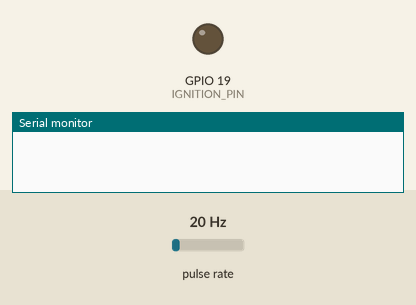
A sketch run on a simulated ESP32. Parts: output pins drawn as LEDs (lit = HIGH), the last lines printed to the serial monitor. Wiring (inferred from the names in the program): pulse sensor: data GPIO 17. The test bench sets the inputs (shaded band); at power-on: pulse rate 20 Hz. EEPROM starts erased.

Above: at 0.0 s.
At 1.7 s:
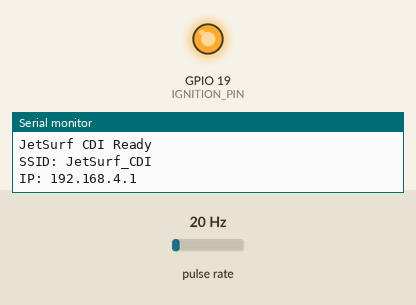
1.8 s: pulse rate (sensor on GPIO 17) set to 4 Hz
Timing chart, 0 to 4.8 s (numbered marks = the images above; inputs shaded):
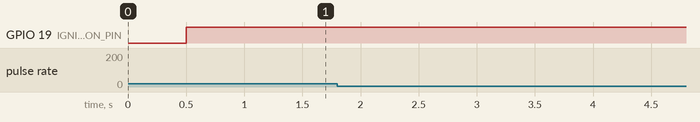

The sketch:

igninion_low.ino
```cpp
#include <WiFi.h>
#include <WebServer.h>
#include <Preferences.h>

// ==================== КОНСТАНТЫ ====================
const byte SENSOR_PIN = 17;
const byte IGNITION_PIN = 19;
const int SPARK_PULSE_US = 80;
const int DEBOUNCE_US = 50;  // ← УМЕНЬШЕНО ДЛЯ ПУСКА

// ==================== ДВЕ КАРТЫ УОЗ ====================
const float UOZ_MAP_STANDARD[] = {10, 12, 15, 18, 22, 26, 28, 27, 25, 22, 19, 16, 14, 12, 10};
const float UOZ_MAP_SPORT[]   = {12, 15, 18, 22, 26, 30, 32, 30, 28, 25, 22, 18, 15, 12, 10};

volatile int current_map = 0;

// ==================== ПЕРЕМЕННЫЕ ====================
volatile unsigned long spark_count = 0;
volatile unsigned long isr_count = 0;

volatile unsigned long full_cycle_buffer[8] = {0};
volatile byte full_buffer_idx = 0;
volatile unsigned long full_cycle_sum = 0;
volatile unsigned long full_cycle_avg = 100000;

volatile unsigned long last_240_time = 0;
volatile unsigned long last_vmt_time = 0;
volatile bool has_signal = false;
volatile unsigned long last_signal_time = 0;

volatile unsigned long calculated_delay = 0;
volatile float calculated_uoz = 10.0;
volatile bool need_calc = false;
volatile float current_rpm = 0;
volatile bool direct_spark_at_vmt = true;
volatile bool buffer_ready = false;

// ==================== ТАЙМЕР (esp_timer) ====================
esp_timer_handle_t pulse_timer = NULL;

WebServer server(80);
Preferences prefs;
TaskHandle_t IgnitionTaskHandle = NULL;
volatile bool system_ready = false;

// ==================== КОНЕЦ ИСКРЫ ====================
void IRAM_ATTR onPulseEnd(void* arg) {
    digitalWrite(IGNITION_PIN, HIGH);
}

// ==================== НАЧАТЬ ИСКРУ ====================
void IRAM_ATTR fireSpark() {
    spark_count++;
    digitalWrite(IGNITION_PIN, LOW);
    esp_timer_start_once(pulse_timer, SPARK_PULSE_US);
}

float getUOZ(float rpm) {
    const float* map = (current_map == 1) ? UOZ_MAP_SPORT : UOZ_MAP_STANDARD;

    if (rpm <= 1000) return map[0];
    if (rpm >= 15000) return map[14];

    int idx = (int)((rpm - 1000) / 1000);
    if (idx < 0) idx = 0;
    if (idx > 13) idx = 13;

    float frac = (rpm - (1000 + idx * 1000)) / 1000.0;
    return map[idx] + (map[idx+1] - map[idx]) * frac;
}

// ==================== ISR ДАТЧИКА ====================
void IRAM_ATTR sensorISR() {
    isr_count++;
    unsigned long now = micros();
    static unsigned long last_interrupt = 0;
    static bool last_state = HIGH;

    if (now - last_interrupt < DEBOUNCE_US) return;
    last_interrupt = now;

    bool state = digitalRead(SENSOR_PIN);
    if (state == last_state) return;
    last_state = state;

    if (state == HIGH) {
        // === 240° ===
        last_240_time = now;

        if (!direct_spark_at_vmt && calculated_delay >= 50 && calculated_delay <= 500000) {
            digitalWrite(IGNITION_PIN, HIGH);
            esp_timer_stop(pulse_timer);
            esp_timer_start_once(pulse_timer, calculated_delay);
        } else {
            esp_timer_stop(pulse_timer);
            digitalWrite(IGNITION_PIN, HIGH);
        }

    } else {
        // === ВМТ ===
        if (last_vmt_time > 0) {
            unsigned long full_cycle = now - last_vmt_time;

            if (full_cycle > 5000 && full_cycle < 2000000) {
                if (!buffer_ready) {
                    for (int i = 0; i < 8; i++) full_cycle_buffer[i] = full_cycle;
                    full_cycle_sum = full_cycle * 8;
                    full_buffer_idx = 0;   // ← ИСПРАВЛЕНО!
                    buffer_ready = true;
                } else {
                    unsigned long oldest = full_cycle_buffer[full_buffer_idx];
                    full_cycle_sum = full_cycle_sum - oldest + full_cycle;
                    full_cycle_buffer[full_buffer_idx] = full_cycle;
                    full_buffer_idx = (full_buffer_idx + 1) & 7;
                }
                full_cycle_avg = full_cycle_sum >> 3;
                has_signal = true;
                last_signal_time = millis();
                need_calc = true;
            }
        }
        last_vmt_time = now;

        if (direct_spark_at_vmt) {
            fireSpark();
        }
    }
}

// ==================== ЗАДАЧА РАСЧЕТА ====================
void IgnitionLoop(void * pvParameters) {
    pinMode(SENSOR_PIN, INPUT_PULLUP);
    pinMode(IGNITION_PIN, OUTPUT);
    digitalWrite(IGNITION_PIN, HIGH);

    // Таймер для длительности искры
    esp_timer_create_args_t pulse_args = {};
    pulse_args.callback = &onPulseEnd;
    pulse_args.name = "spark_pulse";
    esp_timer_create(&pulse_args, &pulse_timer);

    attachInterrupt(digitalPinToInterrupt(SENSOR_PIN), sensorISR, CHANGE);

    for(;;) {
        // Таймаут сигнала (увеличен до 3 секунд для пуска)
        if (has_signal && (millis() - last_signal_time > 3000)) {
            has_signal = false;
            current_rpm = 0;
            direct_spark_at_vmt = true;
            calculated_delay = 0;
            buffer_ready = false;
            full_cycle_avg = 100000;
        }

        if (need_calc) {
            need_calc = false;

            unsigned long avg_cycle = full_cycle_avg;

            if (!has_signal || avg_cycle < 5000 || avg_cycle > 2000000) {
                current_rpm = 0;
                direct_spark_at_vmt = true;
                continue;
            }

            float rpm = 60000000.0 / (float)avg_cycle;

            if (rpm < 10 || rpm > 20000) {
                current_rpm = 0;
                direct_spark_at_vmt = true;
                continue;
            }

            current_rpm = rpm;
            unsigned long short_sector = avg_cycle / 3;

            if (rpm < 800) {
                direct_spark_at_vmt = true;
                calculated_delay = 0;
                calculated_uoz = 0;
            } else if (rpm < 1500) {
                direct_spark_at_vmt = false;
                calculated_uoz = 5.0 + (rpm - 800) * 7.0 / 700.0;
                calculated_delay = (unsigned long)(short_sector * (120.0 - calculated_uoz) / 120.0);
                if (calculated_delay < 50) calculated_delay = 50;
                if (calculated_delay > short_sector - 500) calculated_delay = short_sector - 500;
            } else {
                direct_spark_at_vmt = false;
                calculated_uoz = getUOZ(rpm);
                calculated_delay = (unsigned long)(short_sector * (120.0 - calculated_uoz) / 120.0);
                if (calculated_delay < 50) calculated_delay = 50;
                if (calculated_delay > short_sector - 500) calculated_delay = short_sector - 500;
            }
        }

        vTaskDelay(1);  // ← УМЕНЬШЕНО ДЛЯ БЫСТРОЙ РЕАКЦИИ
    }
}

// ==================== WEB ====================
const char PAGE[] PROGMEM = R"rawliteral(
<!DOCTYPE html>
<html>
<head>
<meta charset="UTF-8"><meta name="viewport" content="width=device-width, initial-scale=1.0">
<title>CDI</title>
<style>
*{margin:0;padding:0}
body{font-family:Arial;background:#0a0a0a;color:#e0e0e0;display:flex;justify-content:center;align-items:center;min-height:100vh}
.c{text-align:center}
.r{font-size:80px;font-weight:bold;font-family:monospace;color:#00e676}
.g{display:grid;grid-template-columns:repeat(2,1fr);gap:15px;max-width:350px;margin:20px auto}
.i{background:#1a1a1a;padding:15px;border-radius:12px}
.l{font-size:10px;color:#888}
.v{font-size:20px;font-weight:bold;font-family:monospace;color:#00e676}
.m{font-size:16px;margin:10px;padding:8px 20px;border-radius:20px;display:inline-block}
.s{background:#ff9800;color:#000}
.t{background:#2196f3;color:#fff}
.w{background:#00e676;color:#000}
.btn{font-size:16px;padding:12px 30px;margin:10px;border:none;border-radius:25px;cursor:pointer;font-weight:bold}
.std{background:#00e676;color:#000}
.spt{background:#f44336;color:#fff}
.act{box-shadow:0 0 15px currentColor}
</style>
</head>
<body>
<div class="c">
<h1 style="color:#00e676">JetSurf CDI</h1>
<div class="r"><span id="rpm">0</span></div>
<div id="mode" class="m s">START</div>
<button id="bs" class="btn std act" onclick="m(0)">STANDARD</button>
<button id="bp" class="btn spt" onclick="m(1)">SPORT</button>
<div class="g">
<div class="i"><div class="l">UOZ</div><div class="v"><span id="uoz">0</span>°</div></div>
<div class="i"><div class="l">SPARKS</div><div class="v"><span id="sparks">0</span></div></div>
</div>
</div>
<script>
var sm=0;
function m(x){
fetch('/map?mode='+x).then(r=>r.text()).then(t=>{
if(t=='OK'){sm=x;
document.getElementById('bs').className='btn std'+(sm==0?' act':'');
document.getElementById('bp').className='btn spt'+(sm==1?' act':'');
}
});
}
function u(){
fetch('/data').then(r=>r.json()).then(d=>{
document.getElementById('rpm').innerText=Math.round(d.rpm);
document.getElementById('uoz').innerText=d.uoz.toFixed(1);
document.getElementById('sparks').innerText=d.sparks;
var e=document.getElementById('mode');
if(d.vmt){e.innerText='START';e.className='m s';}
else if(d.rpm<1500){e.innerText='IDLE '+d.uoz.toFixed(1)+'°';e.className='m t';}
else{e.innerText='RUN '+d.uoz.toFixed(1)+'°';e.className='m w';}
}).catch(e=>{});
}
setInterval(u,200);u();
</script>
</body>
</html>
)rawliteral";

void handleRoot() { server.send(200, "text/html", PAGE); }
void handleData() {
    String json = "{\"rpm\":" + String(current_rpm,0) +
                  ",\"uoz\":" + String(calculated_uoz,1) +
                  ",\"sparks\":" + String(spark_count) +
                  ",\"vmt\":" + String(direct_spark_at_vmt?1:0) + "}";
    server.send(200, "application/json", json);
}
void handleMap() {
    if (server.hasArg("mode")) {
        current_map = server.arg("mode").toInt();
        prefs.begin("cdi", false);
        prefs.putInt("map_mode", current_map);
        prefs.end();
        server.send(200, "text/plain", "OK");
    }
}

// ==================== SETUP ====================
void setup() {
    Serial.begin(115200);
    delay(500);

    prefs.begin("cdi", false);
    current_map = prefs.getInt("map_mode", 0);
    prefs.end();

    // Запуск задачи зажигания на ЯДРЕ 0 (чтобы не мешать Wi-Fi)
    xTaskCreatePinnedToCore(IgnitionLoop, "Ign", 8192, NULL, configMAX_PRIORITIES-1, &IgnitionTaskHandle, 0);

    WiFi.mode(WIFI_AP);
    WiFi.softAP("JetSurf_CDI", "12345678");
    server.on("/", handleRoot);
    server.on("/data", handleData);
    server.on("/map", handleMap);
    server.begin();

    system_ready = true;
    Serial.println("JetSurf CDI Ready");
    Serial.println("SSID: JetSurf_CDI");
    Serial.println("IP: 192.168.4.1");
}

// ==================== LOOP ====================
void loop() {
    server.handleClient();
    delay(10);
}
```
